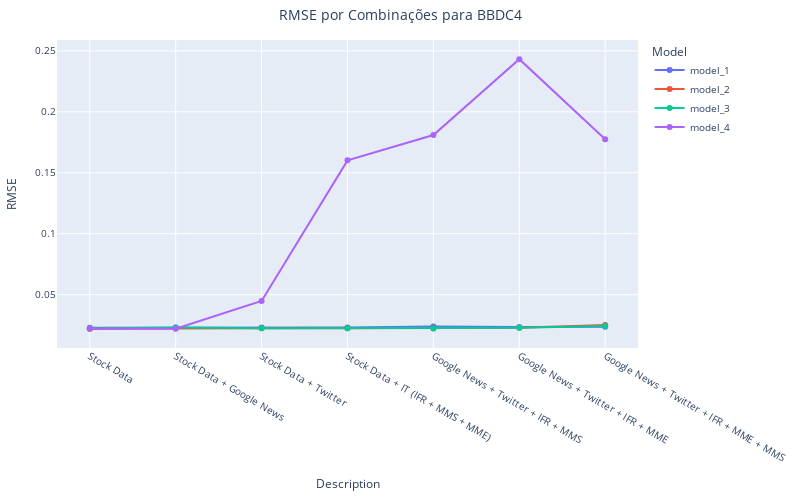

Notebook code cell kept with this figure:
### Code cell
# Grafico RMSE por combinação por ação
fig_filtered = plot_rmse_line_plotly(resultados_concatenados, stock_name='BBDC4')
fig_filtered.show()

### Figure 1 — Plotly figure (JSON) as saved in the notebook; plotly's stock layout.template omitted (floating-point values rounded to 4 significant figures)
{"data": [{"hovertemplate": "Model=model_1<br>Description=%{x}<br>RMSE=%{y}<extra></extra>", "legendgroup": "model_1", "line": {"color": "#636efa", "dash": "solid"}, "marker": {"symbol": "circle"}, "mode": "lines+markers", "name": "model_1", "orientation": "v", "showlegend": true, "type": "scatter", "x": ["Stock Data", "Stock Data + Google News", "Stock Data + Twitter", "Stock Data + IT (IFR + MMS + MME)", "Google News + Twitter + IFR + MMS", "Google News + Twitter + IFR + MME", "Google News + Twitter + IFR + MME + MMS"], "xaxis": "x", "y": [0.02294, 0.02301, 0.02311, 0.02304, 0.02396, 0.02341, 0.02361], "yaxis": "y"}, {"hovertemplate": "Model=model_2<br>Description=%{x}<br>RMSE=%{y}<extra></extra>", "legendgroup": "model_2", "line": {"color": "#EF553B", "dash": "solid"}, "marker": {"symbol": "circle"}, "mode": "lines+markers", "name": "model_2", "orientation": "v", "showlegend": true, "type": "scatter", "x": ["Stock Data", "Stock Data + Google News", "Stock Data + Twitter", "Stock Data + IT (IFR + MMS + MME)", "Google News + Twitter + IFR + MMS", "Google News + Twitter + IFR + MME", "Google News + Twitter + IFR + MME + MMS"], "xaxis": "x", "y": [0.02213, 0.02251, 0.02248, 0.02247, 0.02247, 0.02287, 0.0251], "yaxis": "y"}, {"hovertemplate": "Model=model_3<br>Description=%{x}<br>RMSE=%{y}<extra></extra>", "legendgroup": "model_3", "line": {"color": "#00cc96", "dash": "solid"}, "marker": {"symbol": "circle"}, "mode": "lines+markers", "name": "model_3", "orientation": "v", "showlegend": true, "type": "scatter", "x": ["Stock Data", "Stock Data + Google News", "Stock Data + Twitter", "Stock Data + IT (IFR + MMS + MME)", "Google News + Twitter + IFR + MMS", "Google News + Twitter + IFR + MME", "Google News + Twitter + IFR + MME + MMS"], "xaxis": "x", "y": [0.02229, 0.02303, 0.02247, 0.02242, 0.02237, 0.0228, 0.0244], "yaxis": "y"}, {"hovertemplate": "Model=model_4<br>Description=%{x}<br>RMSE=%{y}<extra></extra>", "legendgroup": "model_4", "line": {"color": "#ab63fa", "dash": "solid"}, "marker": {"symbol": "circle"}, "mode": "lines+markers", "name": "model_4", "orientation": "v", "showlegend": true, "type": "scatter", "x": ["Stock Data", "Stock Data + Google News", "Stock Data + Twitter", "Stock Data + IT (IFR + MMS + MME)", "Google News + Twitter + IFR + MMS", "Google News + Twitter + IFR + MME", "Google News + Twitter + IFR + MME + MMS"], "xaxis": "x", "y": [0.02199, 0.02201, 0.04481, 0.1602, 0.181, 0.2432, 0.1775], "yaxis": "y"}], "layout": {"font": {"size": 10}, "height": 500, "legend": {"title": {"text": "Model"}, "tracegroupgap": 0}, "margin": {"b": 20, "l": 20, "r": 20, "t": 40}, "title": {"text": "RMSE por Combinações para BBDC4", "x": 0.5}, "width": 800, "xaxis": {"anchor": "y", "domain": [0, 1], "title": {"text": "Description"}}, "yaxis": {"anchor": "x", "domain": [0, 1], "title": {"text": "RMSE"}}}}
